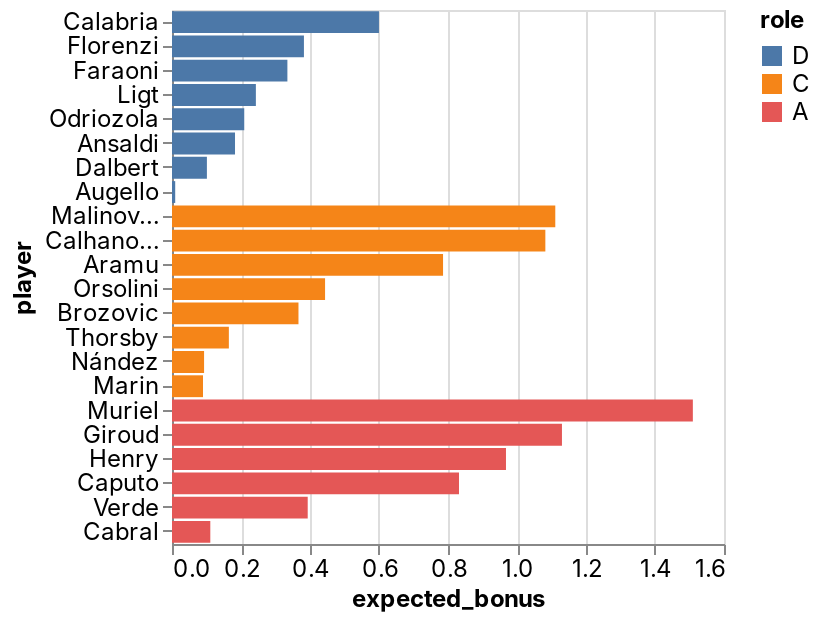

The code cell stored with this chart in its notebook:
### Code cell
_deepnote_run_altair(team, """{"$schema":"https://vega.github.io/schema/vega-lite/v4.json","mark":{"type":"bar","tooltip":{"content":"data"}},"height":220,"autosize":{"type":"fit"},"data":{"name":"placeholder"},"encoding":{"x":{"field":"expected_bonus","type":"quantitative","sort":null,"scale":{"type":"linear","zero":false}},"y":{"field":"player","type":"nominal","sort":null,"scale":{"type":"linear","zero":true}},"color":{"field":"role","type":"nominal","sort":null,"scale":{"type":"linear","zero":false}}}}""")

### Figure 1 — Vega-Lite specification as saved in the notebook (floating-point values rounded to 4 significant figures)
{"config": {"view": {"continuousWidth": 400, "continuousHeight": 300}, "area": {"fill": "#51C0E9"}, "axis": {"labelFont": "Inter, sans-serif", "labelFontSize": 12, "labelFontWeight": "normal", "labelLimit": 60, "labelOverlap": "greedy", "titleFont": "Inter, sans-serif", "titleFontSize": 12, "titleFontWeight": "bold"}, "background": "#ffffff", "legend": {"labelFont": "Inter, sans-serif", "labelFontSize": 12, "titleFont": "Inter, sans-serif", "titleFontSize": 12, "titleFontWeight": "bold"}, "line": {"stroke": "#51C0E9", "strokeWidth": 2}, "rect": {"fill": "#51C0E9"}, "title": {"anchor": "start", "color": "#000000", "font": "Inter, sans-serif", "fontSize": 22, "fontWeight": "normal"}}, "data": {"name": "data-f954c50cf4139d209a5519a32c25f047"}, "mark": {"type": "bar", "tooltip": {"content": "data"}}, "autosize": {"type": "fit"}, "encoding": {"color": {"type": "nominal", "field": "role", "scale": {"type": "linear", "zero": false}, "sort": null}, "x": {"type": "quantitative", "field": "expected_bonus", "scale": {"type": "linear", "zero": false}, "sort": null}, "y": {"type": "nominal", "field": "player", "scale": {"type": "linear", "zero": true}, "sort": null}}, "height": 300, "width": "container", "$schema": "https://vega.github.io/schema/vega-lite/v4.json", "datasets": {"data-f954c50cf4139d209a5519a32c25f047": [{"fanta_team": "AC Picchia", "role": "D", "player": "Calabria", "team": "AC Milan", "opponent": "Udinese", "date": "2022-02-27T00:00:00", "expected_bonus": 0.5999}, {"fanta_team": "AC Picchia", "role": "D", "player": "Florenzi", "team": "AC Milan", "opponent": "Udinese", "date": "2022-02-27T00:00:00", "expected_bonus": 0.3824}, {"fanta_team": "AC Picchia", "role": "D", "player": "Faraoni", "team": "Verona", "opponent": "Venezia", "date": "2022-02-27T00:00:00", "expected_bonus": 0.3345}, {"fanta_team": "AC Picchia", "role": "D", "player": "Ligt", "team": "Juventus", "opponent": "Empoli", "date": "2022-02-27T00:00:00", "expected_bonus": 0.2431}, {"fanta_team": "AC Picchia", "role": "D", "player": "Odriozola", "team": "Fiorentina", "opponent": "Sassuolo", "date": "2022-02-27T00:00:00", "expected_bonus": 0.2094}, {"fanta_team": "AC Picchia", "role": "D", "player": "Ansaldi", "team": "Torino", "opponent": "Cagliari", "date": "2022-02-27T00:00:00", "expected_bonus": 0.1826}, {"fanta_team": "AC Picchia", "role": "D", "player": "Dalbert", "team": "Cagliari", "opponent": "Torino", "date": "2022-02-27T00:00:00", "expected_bonus": 0.1012}, {"fanta_team": "AC Picchia", "role": "D", "player": "Augello", "team": "Sampdoria", "opponent": "Atalanta", "date": "2022-02-27T00:00:00", "expected_bonus": 0.009308}, {"fanta_team": "AC Picchia", "role": "C", "player": "Malinovskiy", "team": "Atalanta", "opponent": "Sampdoria", "date": "2022-02-27T00:00:00", "expected_bonus": 1.111}, {"fanta_team": "AC Picchia", "role": "C", "player": "Calhanoglu", "team": "Inter", "opponent": "Genoa", "date": "2022-02-27T00:00:00", "expected_bonus": 1.082}, {"fanta_team": "AC Picchia", "role": "C", "player": "Aramu", "team": "Venezia", "opponent": "Verona", "date": "2022-02-27T00:00:00", "expected_bonus": 0.7857}, {"fanta_team": "AC Picchia", "role": "C", "player": "Orsolini", "team": "Bologna", "opponent": "Salernitana", "date": "2022-02-27T00:00:00", "expected_bonus": 0.4437}, {"fanta_team": "AC Picchia", "role": "C", "player": "Brozovic", "team": "Inter", "opponent": "Genoa", "date": "2022-02-27T00:00:00", "expected_bonus": 0.3666}, {"fanta_team": "AC Picchia", "role": "C", "player": "Thorsby", "team": "Sampdoria", "opponent": "Atalanta", "date": "2022-02-27T00:00:00", "expected_bonus": 0.1648}, {"fanta_team": "AC Picchia", "role": "C", "player": "Nández", "team": "Cagliari", "opponent": "Torino", "date": "2022-02-27T00:00:00", "expected_bonus": 0.09297}, {"fanta_team": "AC Picchia", "role": "C", "player": "Marin", "team": "Cagliari", "opponent": "Torino", "date": "2022-02-27T00:00:00", "expected_bonus": 0.08993}, {"fanta_team": "AC Picchia", "role": "A", "player": "Muriel", "team": "Atalanta", "opponent": "Sampdoria", "date": "2022-02-27T00:00:00", "expected_bonus": 1.51}, {"fanta_team": "AC Picchia", "role": "A", "player": "Giroud", "team": "AC Milan", "opponent": "Udinese", "date": "2022-02-27T00:00:00", "expected_bonus": 1.13}, {"fanta_team": "AC Picchia", "role": "A", "player": "Henry", "team": "Venezia", "opponent": "Verona", "date": "2022-02-27T00:00:00", "expected_bonus": 0.968}, {"fanta_team": "AC Picchia", "role": "A", "player": "Caputo", "team": "Sampdoria", "opponent": "Atalanta", "date": "2022-02-27T00:00:00", "expected_bonus": 0.8319}, {"fanta_team": "AC Picchia", "role": "A", "player": "Verde", "team": "Spezia", "opponent": "Roma", "date": "2022-02-27T00:00:00", "expected_bonus": 0.3934}, {"fanta_team": "AC Picchia", "role": "A", "player": "Cabral", "team": "Fiorentina", "opponent": "Sassuolo", "date": "2022-02-27T00:00:00", "expected_bonus": 0.111}]}}
